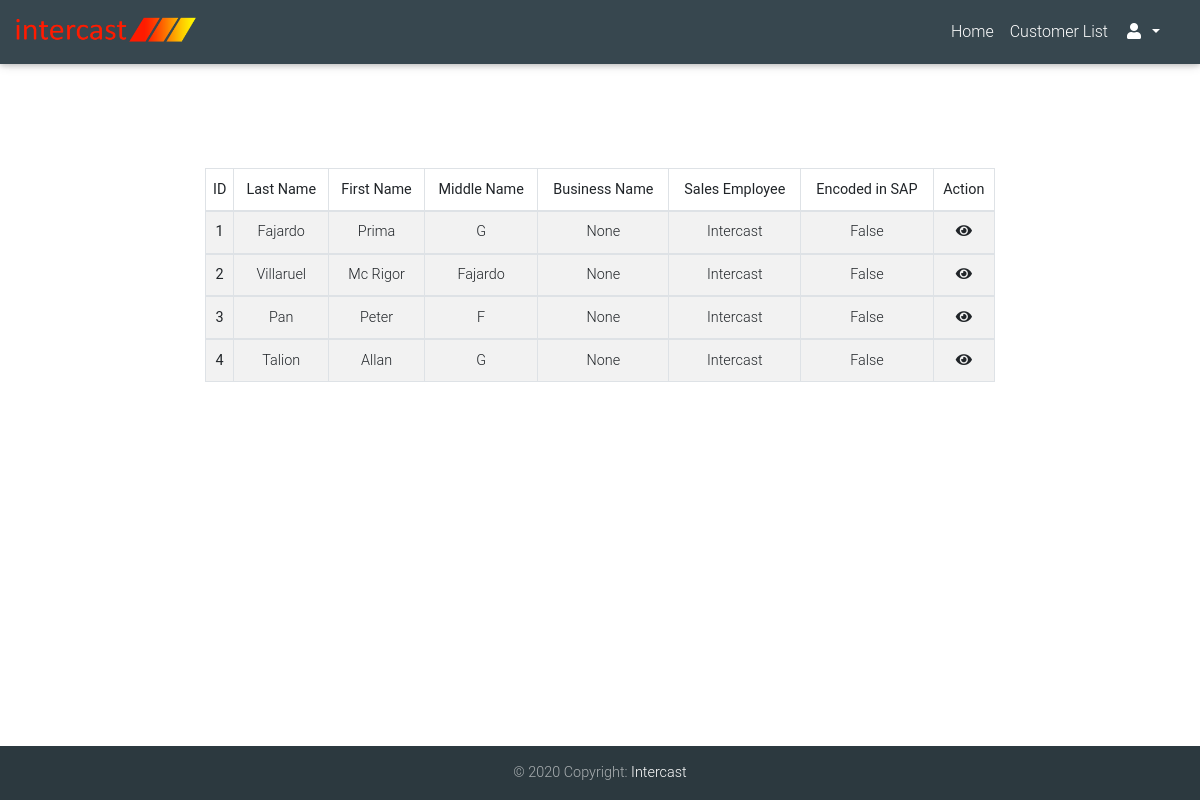
Page /customer/ (signed in) on the earlier database version.
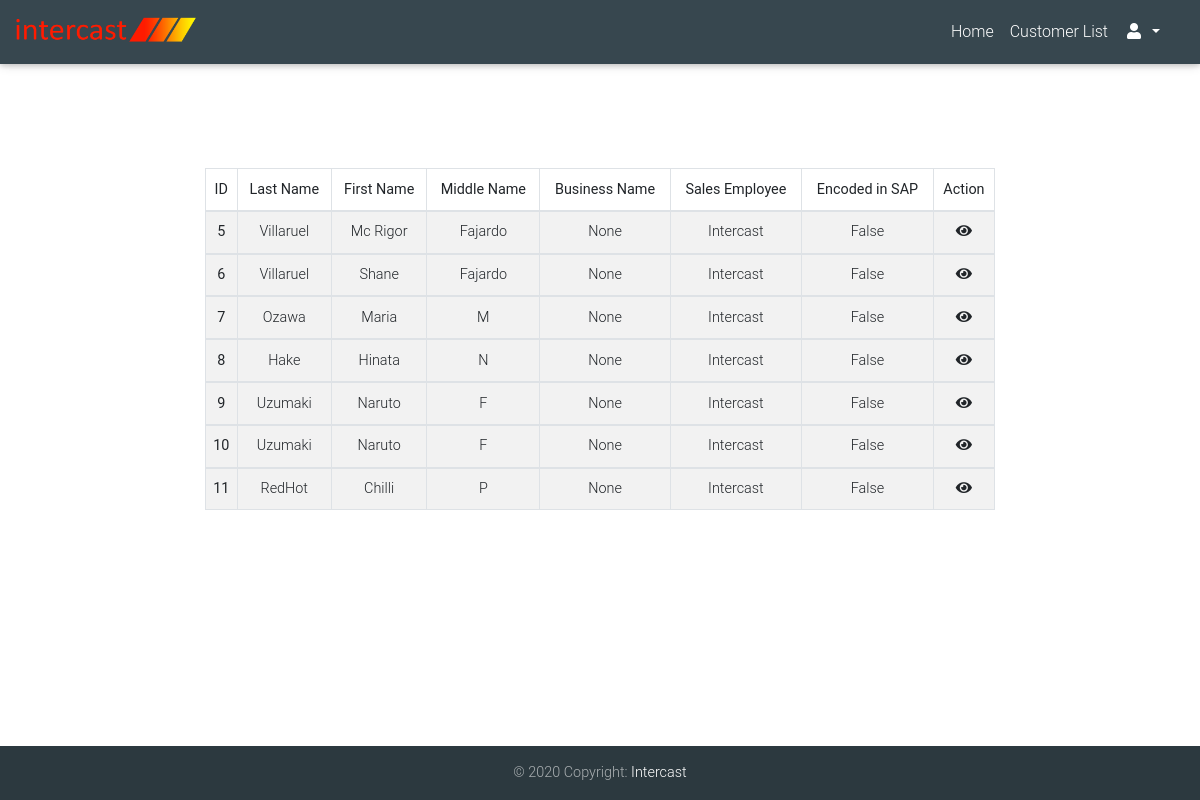
Same page on the later database version.
### cif/models.py (models this page shows, shortened)
class Customer(models.Model):
	def upload_image(self, filename):
		return 'cif/docs/%s/%s' % (self.id, filename)
	created_by = models.ForeignKey(User, on_delete=models.CASCADE, blank=True, null=True)
	lastname = models.CharField(max_length=200)
	firstname = models.CharField(max_length=200)
	middlename = models.CharField(max_length=200, blank=True, null=True)
	birthday = models.CharField(max_length=200, blank=True, null=True)
	homeaddress = models.TextField(blank=True, null=True)
	homeownership = models.CharField(max_length=200)
	phone = models.CharField(max_length=200, blank=True, null=True)
	businessname = models.CharField(max_length=200, blank=True, null=True)
	specialtypractice = models.CharField(max_length=200, blank=True, null=True)
	tenurepractice = models.CharField(max_length=200, blank=True, null=True)
	prcno = models.CharField(max_length=200, blank=True, null=True)
	businessaddress = models.TextField(blank=True, null=True)
	businessphone = models.CharField(max_length=200, blank=True, null=True)
	businessemail = models.CharField(max_length=200, blank=True, null=True)
	contactperson = models.CharField(max_length=200, blank=True, null=True)
	position = models.CharField(max_length=200, blank=True, null=True)
	contactpersonphone = models.CharField(max_length=200, blank=True, null=True)
	date_created = models.DateTimeField(auto_now_add=True)
	sales_employee = models.CharField(max_length=200, default='Intercast')
	is_sap_encoded = models.BooleanField(default=False)
	image1 = models.ImageField(upload_to=upload_image, blank=True, null=True)
	image2 = models.ImageField(upload_to=upload_image, blank=True, null=True)
	businesstype = models.CharField(max_length=200, blank=True, null=True)
	region = models.ForeignKey(Region, on_delete=models.SET_NULL, null=True, blank=True)
	province = models.ForeignKey(Province, on_delete=models.SET_NULL, null=True, blank=True)
	city = models.ForeignKey(City, on_delete=models.SET_NULL, null=True, blank=True)

### cif/views.py (the view)
# urls.py: path('customer/', views.customer, name='customer'),
@login_required(login_url='/login/')
def customer(request):
    customerlist = Customer.objects.all()
    return render(request, 'cif/customerlist.html', {'obj':customerlist})

### cif/templates/cif/customerlist.html (shortened to what this page needs)
{% extends 'cif/base.html' %}
{% block content %}
<div class="row d-flex justify-content-center">
  <div class="col-md-8">
<div class='table-responsive'>
  <table class="table table-sm table-bordered table-striped table-hover">
    <thead>
      <tr>
        <th class="text-center">ID</th>
        <th class="text-center">Last Name</th>
        <th class="text-center">First Name</th>
        <th class="text-center">Middle Name</th>
        <th class="text-center">Business Name</th>
        <th class="text-center">Sales Employee</th>
        <th class="text-center">Encoded in SAP</th>
        <th class="text-center">Action</th>
      </tr>
    </thead>
    <tbody>
      {% for b in obj %}
      <tr>
        <th class="text-center" scope="row">{{ b.id }}</th>
        <td class="text-center">{{ b.lastname }}</td>
        <td class="text-center">{{ b.firstname }}</td>
        <td class="text-center">{{ b.middlename }}</td>
        <td class="text-center">{{ b.businessname }}</td>
        <td class="text-center">{{ b.sales_employee }}</td>
        <td class="text-center">{{ b.is_sap_encoded }}</td>
        <td class="text-center">
          <a href="{% url 'customer:detail' b.id %}"><span class="material-icons"><i class="fas fa-eye"></i></span></a>
        </td>
      </tr>
    </tbody>
    {% endfor %}
  </table>
</div>
</div>
</div>
{% endblock content %}

### cif/templates/cif/base.html (shortened to what this page needs)
{% load static %}
<!DOCTYPE html>
<html lang="en">
<head>
  <link rel="stylesheet" href="https://use.fontawesome.com/releases/v5.11.2/css/all.css">
  <link rel="stylesheet" href="{% static 'css/bootstrap.min.css' %}">
  <link rel="stylesheet" href="{% static 'css/mdb.min.css' %}">
  <link rel="stylesheet" href="{% static 'css/style.css' %}">
</head>
<body>
{% include "cif/header.html" %}
<br><br><br>
{% block content %}
{% endblock %}
{% include "cif/footer.html" %}
  </body>
</html>

### cif/templates/cif/header.html (shortened to what this page needs)
{% load static %}
<nav class="navbar fixed-top navbar-expand-lg navbar-dark special-color scrolling-navbar">
  <a class="navbar-brand" href="#">
    <img src="{% static 'img/ihclogo.png' %}" width="180" height="25" class="d-inline-block align-top" alt="">
  </a>
  <div class="collapse navbar-collapse" id="navbarSupportedContent-333">
    <ul class="navbar-nav ml-auto nav-flex-icons">
      <form class="form-inline my-2 my-lg-0 ml-auto" action="{% url 'customer:logoutuser' %}" method="post">
        <li class="nav-item"> <a class="nav-link" href="{% url 'customer:home' %}">Home </a> </li>
        {% if user.is_authenticated %}
        <li class="nav-item"><a class="nav-link" href="{% url 'customer:customer' %}"> Customer List </a></li>
        {% endif %}
        <li class="nav-item dropdown">
          <a class="nav-link dropdown-toggle" id="navbarDropdownMenuLink-333" data-toggle="dropdown" aria-haspopup="true" aria-expanded="false">
            <i class="fas fa-user"></i>
          </a>
      </li>
      <li class="nav-item nav-link">
      </li>
      </form>
    </ul>
  </div>
</nav>

### cif/templates/cif/footer.html
<footer class="page-footer font-small special-color fixed-bottom">
  <div class="footer-copyright text-center py-3">© 2020 Copyright:
    <a href="https://intercast-dental.net/"> Intercast</a>
  </div>
</footer>

Differences in the rows shown:
removed Customer: id "1", lastname "Fajardo", firstname "Prima", middlename "G", businessname "None", sales_employee "Intercast", is_sap_encoded "False"
removed Customer: id "2", lastname "Villaruel", firstname "Mc Rigor", middlename "Fajardo", businessname "None", sales_employee "Intercast", is_sap_encoded "False"
removed Customer: id "3", lastname "Pan", firstname "Peter", middlename "F", businessname "None", sales_employee "Intercast", is_sap_encoded "False"
removed Customer: id "4", lastname "Talion", firstname "Allan", middlename "G", businessname "None", sales_employee "Intercast", is_sap_encoded "False"
added Customer: id "5", lastname "Villaruel", firstname "Mc Rigor", middlename "Fajardo", businessname "None", sales_employee "Intercast", is_sap_encoded "False"
added Customer: id "6", lastname "Villaruel", firstname "Shane", middlename "Fajardo", businessname "None", sales_employee "Intercast", is_sap_encoded "False"
added Customer: id "7", lastname "Ozawa", firstname "Maria", middlename "M", businessname "None", sales_employee "Intercast", is_sap_encoded "False"
added Customer: id "8", lastname "Hake", firstname "Hinata", middlename "N", businessname "None", sales_employee "Intercast", is_sap_encoded "False"
added Customer: id "9", lastname "Uzumaki", firstname "Naruto", middlename "F", businessname "None", sales_employee "Intercast", is_sap_encoded "False"
added Customer: id "10", lastname "Uzumaki", firstname "Naruto", middlename "F", businessname "None", sales_employee "Intercast", is_sap_encoded "False"
added Customer: id "11", lastname "RedHot", firstname "Chilli", middlename "P", businessname "None", sales_employee "Intercast", is_sap_encoded "False"
